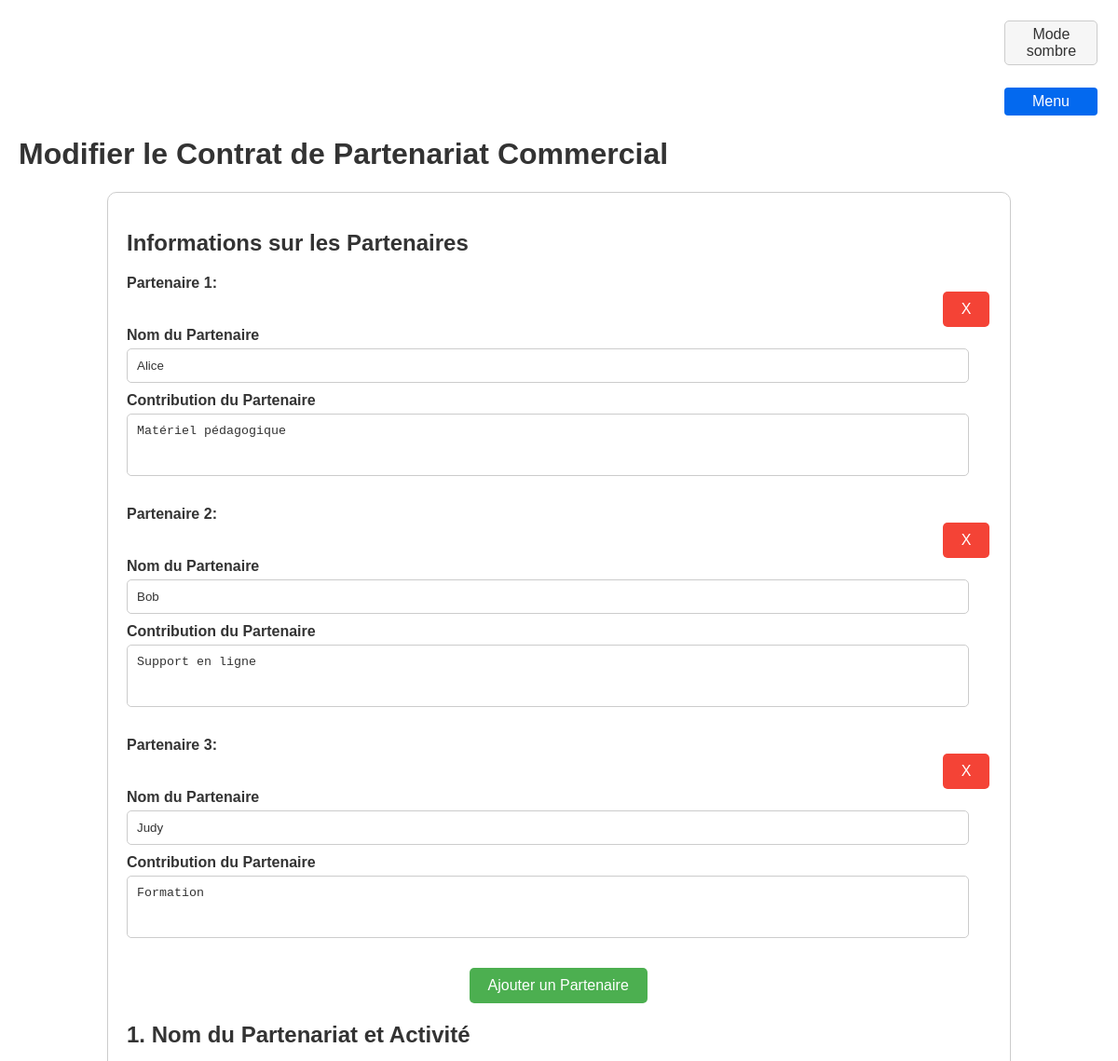
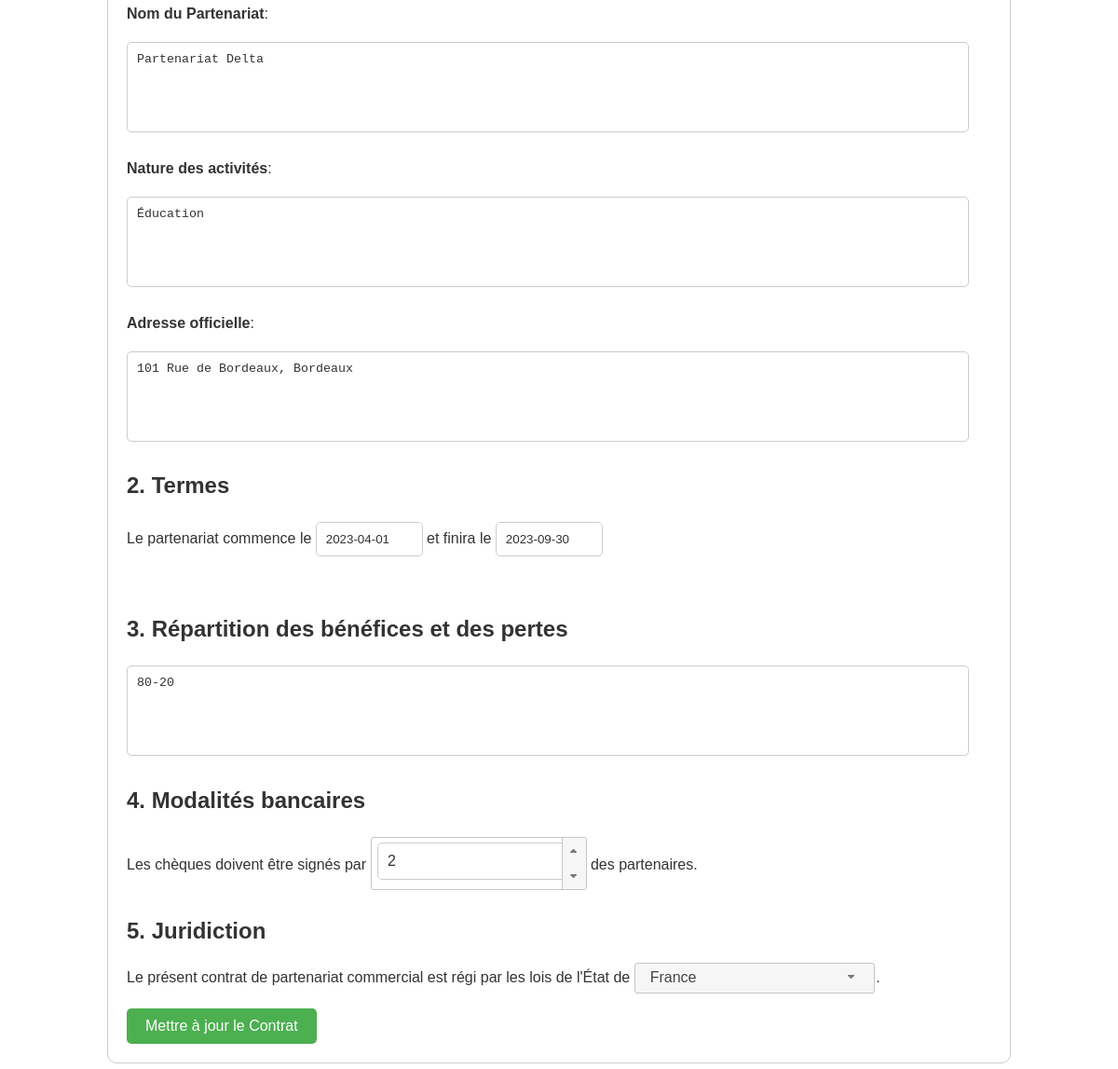
Screenshot of /edit_contract.php?id=4 with the database file from the repository (2 pictures, top to bottom).
### tables this page shows
CREATE TABLE `partenaire_formulaire` (
  `formulaire_id` int(11) NOT NULL,
  `partenaire_id` int(11) NOT NULL,
  `contribution` varchar(255) NOT NULL
);

CREATE TABLE `partenaire` (
  `id` int(11) NOT NULL,
  `nom` varchar(255) NOT NULL
);

CREATE TABLE `formulaire` (
  `id` int(11) NOT NULL,
  `date_creation` datetime NOT NULL,
  `num_partners` int(11) NOT NULL,
  `activity_type` varchar(255) NOT NULL,
  `partnership_name` varchar(255) NOT NULL,
  `official_address` varchar(255) NOT NULL,
  `start_date` date NOT NULL,
  `end_date` date NOT NULL,
  `profit_loss_distribution` varchar(255) NOT NULL,
  `signing_partner_count` int(11) NOT NULL,
  `country_code` varchar(2) NOT NULL,
  `id_compte` int(11) DEFAULT NULL
);

### functions.php (called while the page is built, shortened)
<?php
function sqlquery($pdo, $query, $params = [])
{
    $stmt = $pdo->prepare($query);
    $stmt->execute($params);
    return $stmt;
}
function getFormDataById($pdo, $formId)
{
    $queryForm = "SELECT * FROM formulaire WHERE id = :id";
    $formData = sqlquery($pdo, $queryForm, [':id' => $formId])->fetch(PDO::FETCH_ASSOC);
    $queryPartners = "SELECT p.id, p.nom, pf.contribution FROM partenaire p
                      JOIN partenaire_formulaire pf ON p.id = pf.partenaire_id
                      WHERE pf.formulaire_id = :formulaire_id";
    $partners = sqlquery($pdo, $queryPartners, [':formulaire_id' => $formId])->fetchAll(PDO::FETCH_ASSOC);
    $data = [
        'date_creation' => $formData['date_creation'],
        'num_partners' => $formData['num_partners'],
        'activity_type' => $formData['activity_type'],
        'partnership_name' => $formData['partnership_name'],
        'official_address' => $formData['official_address'],
        'start_date' => $formData['start_date'],
        'end_date' => $formData['end_date'],
        'profit_loss_distribution' => $formData['profit_loss_distribution'],
        'signing_partner_count' => $formData['signing_partner_count'],
        'country_code' => $formData['country_code'],
    ];
    return ['data' => $data, 'partners' => $partners];
}
?>

### edit_contract.php (the view, shortened to what this page needs)
<?php
require_once('html_utils/header.php');
require_once('functions.php');
$pdo = connectDB();
if (isset($_GET['id'])) {
    $formId = (int)$_GET['id'];
    try {
        $formData = getFormDataById($pdo, $formId);
    } catch (Exception $e) {
        echo "<p>Erreur : " . $e->getMessage() . "</p>";
        exit;
    }
} else {
    echo "<p>Erreur : ID du formulaire manquant.</p>";
    exit;
}
?>
<h1>Modifier le Contrat de Partenariat Commercial</h1>
<form method="POST" action="">
    <h2>Informations sur les Partenaires</h2>
    <div id="partners-container">
        <?php foreach ($formData['partners'] as $index => $partner): ?>
            <div class="partner-section">
                <label class="partnerNum">Partenaire <?php echo $index + 1; ?>:</label>
                <br>
                <div class="delete-partner-container">
                    <button type="button" class="delete-partner-button">X</button>
                </div>
                <label>Nom du Partenaire</label>
                <input type="text" class="partner-name" name="partner[]" value="<?php echo htmlspecialchars($partner['nom']); ?>" required>
                <label>Contribution du Partenaire</label>
                <textarea name="contribution[]" class="contributions" rows="3" required style="resize: none;"><?php echo htmlspecialchars($partner['contribution']); ?></textarea>
                <br>
                <br>
            </div>
        <?php endforeach; ?>
    </div>
    <div id="bottom-page-container">
        <button type="button" id="add-partner-button">Ajouter un Partenaire</button>
    </div>
    <h2>1. Nom du Partenariat et Activité</h2>
    <p><strong>Nom du Partenariat</strong>: </p>
    <textarea id="partnershipName" name="partnershipName" rows="5" required style="resize: none;"><?php echo htmlspecialchars($formData['data']['partnership_name']); ?></textarea>
    <p><strong>Nature des activités</strong>: </p>
    <textarea id="activityType" name="activityType" rows="5" required style="resize: none;"><?php echo htmlspecialchars($formData['data']['activity_type']); ?></textarea>
    <p><strong>Adresse officielle</strong>: </p>
    <textarea id="officialAdress" name="officialAdress" rows="5" required style="resize: none;"><?php echo htmlspecialchars($formData['data']['official_address']); ?></textarea>
    <h2>2. Termes</h2>
    <p>Le partenariat commence le <input type="text" id="date_debut" name="date_debut" value="<?php echo htmlspecialchars($formData['data']['start_date']); ?>"> et finira le <input type="text" id="date_fin" name="date_fin" value="<?php echo htmlspecialchars($formData['data']['end_date']); ?>"></p>
    <br>
    <h2>3. Répartition des bénéfices et des pertes</h2>
    <textarea id="distributionOfProfitsAndLosses" name="distributionOfProfitsAndLosses" rows="5" required style="resize: none;"><?php echo htmlspecialchars($formData['data']['profit_loss_distribution']); ?></textarea>
    <h2>4. Modalités bancaires</h2>
    <p>Les chèques doivent être signés par <input type="number" id="partnerCount" class="spinner-input" name="partnerCount" min="1" max="<?php echo count($formData['partners']); ?>" value="<?php echo htmlspecialchars($formData['data']['signing_partner_count']); ?>"> des partenaires.</p>
    <h2>5. Juridiction</h2>
    <p>Le présent contrat de partenariat commercial est régi par les lois de l'État de
    .
    </p>
    <button type="submit" id="submitFinalForm">Mettre à jour le Contrat</button>
</form>
<?php require_once('html_utils/footer.php'); ?>

### style.css (style rules this page uses)
body { font-family: Arial, sans-serif; margin: 20px; background-color: #f9f9f9; }
form { max-width: 80%; margin: auto; border: 1px solid #ccc; padding: 20px; border-radius: 10px; background-color: #fff; }
label { font-weight: bold; }
input[type="text"], input[type="number"], input[type="email"], input[type="password"], .spinner-input, .ui-spinner, .ui-spinner-input, textarea { width: 95%; padding: 10px; margin-top: 5px; margin-bottom: 10px; border: 1px solid #ccc; border-radius: 5px; }
input[type="text"]#date_debut, input[type="text"]#date_fin { width: 10%; }
input[type="submit"], button#add-partner-button, button#submitFinalForm, button[type="submit"] { background-color: #4caf50; color: white; padding: 10px 20px; border: none; border-radius: 5px; cursor: pointer; transition: background-color 0.3s ease; }
.light-theme { background-color: #ffffff; color : #333; }
.delete-partner-container { display: flex; justify-content: right; }
.delete-partner-container button { background-color: #f44336; color: white; padding: 10px 20px; border: none; border-radius: 5px; cursor: pointer; transition: background-color 0.3s ease; }
#bottom-page-container { display: flex; justify-content: space-around; }
#partnerCount { width: 200px; }

### rows the page displays
partenaire_formulaire: partenaire.nom "Alice", contribution "Matériel pédagogique"
partenaire_formulaire: partenaire.nom "Bob", contribution "Support en ligne"
partenaire_formulaire: partenaire.nom "Judy", contribution "Formation"
formulaire: partnershipName "Partenariat Delta", activityType "Éducation", officialAdress "101 Rue de Bordeaux, Bordeaux", date_debut "2023-04-01", date_fin "2023-09-30", distributionOfProfitsAndLosses "80-20", partnerCount "2"
